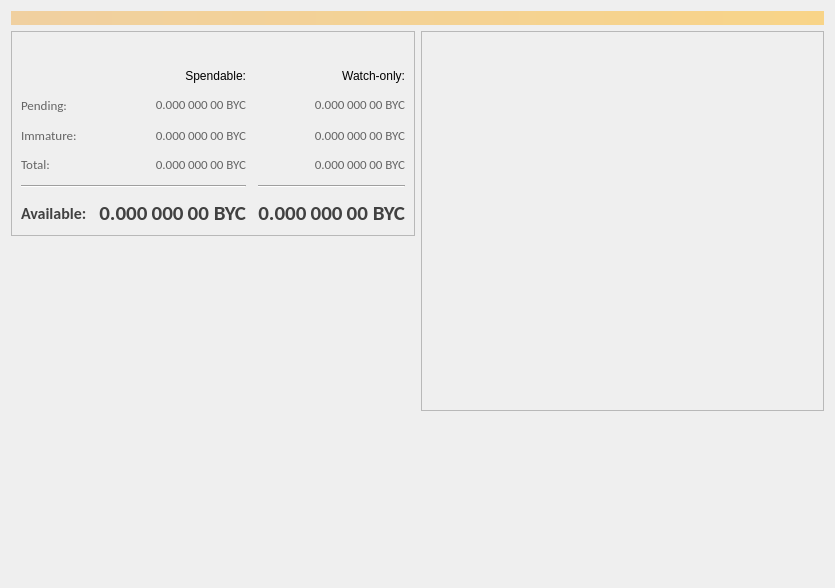
<?xml version="1.0" encoding="UTF-8"?>
<ui version="4.0">
 <class>OverviewPage</class>
 <widget class="QLabel" name="OverviewPage">
  <property name="enabled">
   <bool>true</bool>
  </property>
  <property name="geometry">
   <rect>
    <x>0</x>
    <y>0</y>
    <width>835</width>
    <height>588</height>
   </rect>
  </property>
  <property name="tabletTracking">
   <bool>false</bool>
  </property>
  <property name="acceptDrops">
   <bool>false</bool>
  </property>
  <property name="windowTitle">
   <string>Form</string>
  </property>
  <property name="autoFillBackground">
   <bool>false</bool>
  </property>
  <property name="styleSheet">
   <string notr="true"/>
  </property>
  <property name="pixmap">
   <pixmap resource="../bitcoin.qrc">:/icons/overview_background</pixmap>
  </property>
  <property name="scaledContents">
   <bool>true</bool>
  </property>
  <property name="wordWrap">
   <bool>true</bool>
  </property>
  <layout class="QVBoxLayout" name="topLayout">
   <item>
    <widget class="QLabel" name="labelAlerts">
     <property name="visible">
      <bool>false</bool>
     </property>
     <property name="styleSheet">
      <string notr="true">QLabel { background-color: qlineargradient(x1: 0, y1: 0, x2: 1, y2: 0, stop:0 #F0D0A0, stop:1 #F8D488); color:#000000; }</string>
     </property>
     <property name="wordWrap">
      <bool>true</bool>
     </property>
     <property name="margin">
      <number>3</number>
     </property>
     <property name="textInteractionFlags">
      <set>Qt::TextSelectableByMouse</set>
     </property>
    </widget>
   </item>
   <item>
    <layout class="QHBoxLayout" name="horizontalLayout" stretch="1,1">
     <item>
      <layout class="QVBoxLayout" name="verticalLayout_2">
       <item>
        <widget class="QFrame" name="frame">
         <property name="frameShape">
          <enum>QFrame::StyledPanel</enum>
         </property>
         <property name="frameShadow">
          <enum>QFrame::Raised</enum>
         </property>
         <layout class="QVBoxLayout" name="verticalLayout_4">
          <item>
           <layout class="QHBoxLayout" name="horizontalLayout_4">
            <item>
             <widget class="QLabel" name="label_5">
              <property name="font">
               <font>
                <weight>75</weight>
                <bold>true</bold>
               </font>
              </property>
              <property name="text">
               <string/>
              </property>
             </widget>
            </item>
            <item>
             <widget class="QPushButton" name="labelWalletStatus">
              <property name="enabled">
               <bool>true</bool>
              </property>
              <property name="maximumSize">
               <size>
                <width>30</width>
                <height>16777215</height>
               </size>
              </property>
              <property name="toolTip">
               <string>The displayed information may be out of date. Your wallet automatically synchronizes with the Byiness Coin - Digital Revelation network after a connection is established, but this process has not completed yet.</string>
              </property>
              <property name="text">
               <string/>
              </property>
              <property name="icon">
               <iconset resource="../bitcoin.qrc">
                <normaloff>:/icons/warning</normaloff>
                <disabledoff>:/icons/warning</disabledoff>:/icons/warning</iconset>
              </property>
              <property name="iconSize">
               <size>
                <width>24</width>
                <height>24</height>
               </size>
              </property>
              <property name="flat">
               <bool>true</bool>
              </property>
             </widget>
            </item>
            <item>
             <spacer name="horizontalSpacer_3">
              <property name="orientation">
               <enum>Qt::Horizontal</enum>
              </property>
              <property name="sizeHint" stdset="0">
               <size>
                <width>40</width>
                <height>20</height>
               </size>
              </property>
             </spacer>
            </item>
           </layout>
          </item>
          <item>
           <layout class="QGridLayout" name="gridLayout">
            <property name="spacing">
             <number>12</number>
            </property>
            <item row="2" column="2">
             <widget class="QLabel" name="labelWatchPending">
              <property name="font">
               <font>
                <family>Calibri</family>
                <pointsize>10</pointsize>
                <weight>50</weight>
                <bold>false</bold>
               </font>
              </property>
              <property name="cursor">
               <cursorShape>IBeamCursor</cursorShape>
              </property>
              <property name="toolTip">
               <string>Unconfirmed transactions to watch-only addresses</string>
              </property>
              <property name="styleSheet">
               <string notr="true">color: rgb(100, 100, 100);</string>
              </property>
              <property name="text">
               <string notr="true">0.000 000 00 BYC</string>
              </property>
              <property name="alignment">
               <set>Qt::AlignRight|Qt::AlignTrailing|Qt::AlignVCenter</set>
              </property>
              <property name="textInteractionFlags">
               <set>Qt::LinksAccessibleByMouse|Qt::TextSelectableByKeyboard|Qt::TextSelectableByMouse</set>
              </property>
             </widget>
            </item>
            <item row="3" column="2">
             <widget class="QLabel" name="labelWatchImmature">
              <property name="font">
               <font>
                <family>Calibri</family>
                <pointsize>10</pointsize>
                <weight>50</weight>
                <bold>false</bold>
               </font>
              </property>
              <property name="cursor">
               <cursorShape>IBeamCursor</cursorShape>
              </property>
              <property name="toolTip">
               <string>Mined balance in watch-only addresses that has not yet matured</string>
              </property>
              <property name="styleSheet">
               <string notr="true">color: rgb(100, 100, 100);</string>
              </property>
              <property name="text">
               <string notr="true">0.000 000 00 BYC</string>
              </property>
              <property name="alignment">
               <set>Qt::AlignRight|Qt::AlignTrailing|Qt::AlignVCenter</set>
              </property>
              <property name="textInteractionFlags">
               <set>Qt::LinksAccessibleByMouse|Qt::TextSelectableByKeyboard|Qt::TextSelectableByMouse</set>
              </property>
             </widget>
            </item>
            <item row="5" column="0" colspan="2">
             <widget class="Line" name="line">
              <property name="orientation">
               <enum>Qt::Horizontal</enum>
              </property>
             </widget>
            </item>
            <item row="3" column="0">
             <widget class="QLabel" name="labelImmatureText">
              <property name="font">
               <font>
                <family>Calibri</family>
                <pointsize>10</pointsize>
               </font>
              </property>
              <property name="styleSheet">
               <string notr="true">color: rgb(100, 100, 100);</string>
              </property>
              <property name="text">
               <string>Immature:</string>
              </property>
             </widget>
            </item>
            <item row="3" column="1">
             <widget class="QLabel" name="labelImmature">
              <property name="font">
               <font>
                <family>Calibri</family>
                <pointsize>10</pointsize>
                <weight>50</weight>
                <bold>false</bold>
               </font>
              </property>
              <property name="cursor">
               <cursorShape>IBeamCursor</cursorShape>
              </property>
              <property name="toolTip">
               <string>Mined balance that has not yet matured</string>
              </property>
              <property name="styleSheet">
               <string notr="true">color: rgb(100, 100, 100);</string>
              </property>
              <property name="text">
               <string notr="true">0.000 000 00 BYC</string>
              </property>
              <property name="alignment">
               <set>Qt::AlignRight|Qt::AlignTrailing|Qt::AlignVCenter</set>
              </property>
              <property name="textInteractionFlags">
               <set>Qt::LinksAccessibleByMouse|Qt::TextSelectableByKeyboard|Qt::TextSelectableByMouse</set>
              </property>
             </widget>
            </item>
            <item row="0" column="1">
             <widget class="QLabel" name="labelSpendable">
              <property name="text">
               <string>Spendable:</string>
              </property>
              <property name="alignment">
               <set>Qt::AlignRight|Qt::AlignTrailing|Qt::AlignVCenter</set>
              </property>
             </widget>
            </item>
            <item row="2" column="1">
             <widget class="QLabel" name="labelUnconfirmed">
              <property name="font">
               <font>
                <family>Calibri</family>
                <pointsize>10</pointsize>
                <weight>50</weight>
                <bold>false</bold>
               </font>
              </property>
              <property name="cursor">
               <cursorShape>IBeamCursor</cursorShape>
              </property>
              <property name="toolTip">
               <string>Total of transactions that have yet to be confirmed, and do not yet count toward the spendable balance</string>
              </property>
              <property name="styleSheet">
               <string notr="true">color: rgb(100, 100, 100);</string>
              </property>
              <property name="text">
               <string notr="true">0.000 000 00 BYC</string>
              </property>
              <property name="alignment">
               <set>Qt::AlignRight|Qt::AlignTrailing|Qt::AlignVCenter</set>
              </property>
              <property name="textInteractionFlags">
               <set>Qt::LinksAccessibleByMouse|Qt::TextSelectableByKeyboard|Qt::TextSelectableByMouse</set>
              </property>
             </widget>
            </item>
            <item row="5" column="2">
             <widget class="Line" name="lineWatchBalance">
              <property name="sizePolicy">
               <sizepolicy hsizetype="Preferred" vsizetype="Fixed">
                <horstretch>0</horstretch>
                <verstretch>0</verstretch>
               </sizepolicy>
              </property>
              <property name="minimumSize">
               <size>
                <width>140</width>
                <height>0</height>
               </size>
              </property>
              <property name="orientation">
               <enum>Qt::Horizontal</enum>
              </property>
             </widget>
            </item>
            <item row="4" column="0">
             <widget class="QLabel" name="labelTotalText">
              <property name="font">
               <font>
                <family>Calibri</family>
                <pointsize>10</pointsize>
               </font>
              </property>
              <property name="styleSheet">
               <string notr="true">color: rgb(100, 100, 100);</string>
              </property>
              <property name="text">
               <string>Total:</string>
              </property>
             </widget>
            </item>
            <item row="0" column="2">
             <widget class="QLabel" name="labelWatchonly">
              <property name="text">
               <string>Watch-only:</string>
              </property>
              <property name="alignment">
               <set>Qt::AlignRight|Qt::AlignTrailing|Qt::AlignVCenter</set>
              </property>
             </widget>
            </item>
            <item row="2" column="0">
             <widget class="QLabel" name="labelPendingText">
              <property name="font">
               <font>
                <family>Calibri</family>
                <pointsize>10</pointsize>
               </font>
              </property>
              <property name="styleSheet">
               <string notr="true">color: rgb(100, 100, 100);</string>
              </property>
              <property name="text">
               <string>Pending:</string>
              </property>
             </widget>
            </item>
            <item row="6" column="0">
             <widget class="QLabel" name="labelBalanceText">
              <property name="font">
               <font>
                <family>Calibri</family>
                <pointsize>12</pointsize>
                <weight>75</weight>
                <bold>true</bold>
               </font>
              </property>
              <property name="styleSheet">
               <string notr="true">color: rgb(65, 65, 65);</string>
              </property>
              <property name="text">
               <string>Available:</string>
              </property>
             </widget>
            </item>
            <item row="6" column="2">
             <widget class="QLabel" name="labelWatchAvailable">
              <property name="font">
               <font>
                <family>Calibri</family>
                <pointsize>16</pointsize>
                <weight>75</weight>
                <bold>true</bold>
               </font>
              </property>
              <property name="cursor">
               <cursorShape>IBeamCursor</cursorShape>
              </property>
              <property name="toolTip">
               <string>Your current balance in watch-only addresses</string>
              </property>
              <property name="styleSheet">
               <string notr="true">color: rgb(65, 65, 65);</string>
              </property>
              <property name="text">
               <string notr="true">0.000 000 00 BYC</string>
              </property>
              <property name="alignment">
               <set>Qt::AlignRight|Qt::AlignTrailing|Qt::AlignVCenter</set>
              </property>
              <property name="textInteractionFlags">
               <set>Qt::LinksAccessibleByMouse|Qt::TextSelectableByKeyboard|Qt::TextSelectableByMouse</set>
              </property>
             </widget>
            </item>
            <item row="6" column="1">
             <widget class="QLabel" name="labelBalance">
              <property name="font">
               <font>
                <family>Calibri</family>
                <pointsize>16</pointsize>
                <weight>75</weight>
                <bold>true</bold>
               </font>
              </property>
              <property name="cursor">
               <cursorShape>IBeamCursor</cursorShape>
              </property>
              <property name="toolTip">
               <string>Your current spendable balance</string>
              </property>
              <property name="styleSheet">
               <string notr="true">color: rgb(65, 65, 65);</string>
              </property>
              <property name="text">
               <string notr="true">0.000 000 00 BYC</string>
              </property>
              <property name="alignment">
               <set>Qt::AlignRight|Qt::AlignTrailing|Qt::AlignVCenter</set>
              </property>
              <property name="textInteractionFlags">
               <set>Qt::LinksAccessibleByMouse|Qt::TextSelectableByKeyboard|Qt::TextSelectableByMouse</set>
              </property>
             </widget>
            </item>
            <item row="2" column="3">
             <spacer name="horizontalSpacer_2">
              <property name="orientation">
               <enum>Qt::Horizontal</enum>
              </property>
              <property name="sizeHint" stdset="0">
               <size>
                <width>40</width>
                <height>20</height>
               </size>
              </property>
             </spacer>
            </item>
            <item row="4" column="1">
             <widget class="QLabel" name="labelTotal">
              <property name="font">
               <font>
                <family>Calibri</family>
                <pointsize>10</pointsize>
                <weight>50</weight>
                <bold>false</bold>
               </font>
              </property>
              <property name="cursor">
               <cursorShape>IBeamCursor</cursorShape>
              </property>
              <property name="toolTip">
               <string>Your current total balance</string>
              </property>
              <property name="styleSheet">
               <string notr="true">color: rgb(100, 100, 100);</string>
              </property>
              <property name="text">
               <string notr="true">0.000 000 00 BYC</string>
              </property>
              <property name="alignment">
               <set>Qt::AlignRight|Qt::AlignTrailing|Qt::AlignVCenter</set>
              </property>
              <property name="textInteractionFlags">
               <set>Qt::LinksAccessibleByMouse|Qt::TextSelectableByKeyboard|Qt::TextSelectableByMouse</set>
              </property>
             </widget>
            </item>
            <item row="4" column="2">
             <widget class="QLabel" name="labelWatchTotal">
              <property name="font">
               <font>
                <family>Calibri</family>
                <pointsize>10</pointsize>
                <weight>50</weight>
                <bold>false</bold>
               </font>
              </property>
              <property name="cursor">
               <cursorShape>IBeamCursor</cursorShape>
              </property>
              <property name="toolTip">
               <string>Current total balance in watch-only addresses</string>
              </property>
              <property name="styleSheet">
               <string notr="true">color: rgb(100, 100, 100);</string>
              </property>
              <property name="text">
               <string notr="true">0.000 000 00 BYC</string>
              </property>
              <property name="alignment">
               <set>Qt::AlignRight|Qt::AlignTrailing|Qt::AlignVCenter</set>
              </property>
              <property name="textInteractionFlags">
               <set>Qt::LinksAccessibleByMouse|Qt::TextSelectableByKeyboard|Qt::TextSelectableByMouse</set>
              </property>
             </widget>
            </item>
           </layout>
          </item>
         </layout>
        </widget>
       </item>
       <item>
        <spacer name="verticalSpacer">
         <property name="orientation">
          <enum>Qt::Vertical</enum>
         </property>
         <property name="sizeHint" stdset="0">
          <size>
           <width>20</width>
           <height>40</height>
          </size>
         </property>
        </spacer>
       </item>
      </layout>
     </item>
     <item>
      <layout class="QVBoxLayout" name="verticalLayout_3">
       <item>
        <widget class="QFrame" name="frame_2">
         <property name="frameShape">
          <enum>QFrame::StyledPanel</enum>
         </property>
         <property name="frameShadow">
          <enum>QFrame::Raised</enum>
         </property>
         <layout class="QVBoxLayout" name="verticalLayout">
          <item>
           <layout class="QHBoxLayout" name="horizontalLayout_2">
            <item>
             <widget class="QLabel" name="label_4">
              <property name="font">
               <font>
                <weight>75</weight>
                <bold>true</bold>
               </font>
              </property>
              <property name="text">
               <string/>
              </property>
             </widget>
            </item>
            <item>
             <widget class="QPushButton" name="labelTransactionsStatus">
              <property name="enabled">
               <bool>true</bool>
              </property>
              <property name="maximumSize">
               <size>
                <width>30</width>
                <height>16777215</height>
               </size>
              </property>
              <property name="toolTip">
               <string>The displayed information may be out of date. Your wallet automatically synchronizes with the Byiness Coin - Digital Revelation network after a connection is established, but this process has not completed yet.</string>
              </property>
              <property name="text">
               <string/>
              </property>
              <property name="icon">
               <iconset resource="../bitcoin.qrc">
                <normaloff>:/icons/warning</normaloff>
                <disabledoff>:/icons/warning</disabledoff>:/icons/warning</iconset>
              </property>
              <property name="iconSize">
               <size>
                <width>24</width>
                <height>24</height>
               </size>
              </property>
              <property name="flat">
               <bool>true</bool>
              </property>
             </widget>
            </item>
            <item>
             <spacer name="horizontalSpacer">
              <property name="orientation">
               <enum>Qt::Horizontal</enum>
              </property>
              <property name="sizeHint" stdset="0">
               <size>
                <width>40</width>
                <height>20</height>
               </size>
              </property>
             </spacer>
            </item>
           </layout>
          </item>
          <item>
           <spacer name="horizontalSpacer_6">
            <property name="orientation">
             <enum>Qt::Horizontal</enum>
            </property>
            <property name="sizeHint" stdset="0">
             <size>
              <width>40</width>
              <height>20</height>
             </size>
            </property>
           </spacer>
          </item>
          <item>
           <spacer name="horizontalSpacer_7">
            <property name="orientation">
             <enum>Qt::Horizontal</enum>
            </property>
            <property name="sizeHint" stdset="0">
             <size>
              <width>40</width>
              <height>20</height>
             </size>
            </property>
           </spacer>
          </item>
          <item>
           <spacer name="horizontalSpacer_4">
            <property name="orientation">
             <enum>Qt::Horizontal</enum>
            </property>
            <property name="sizeHint" stdset="0">
             <size>
              <width>40</width>
              <height>20</height>
             </size>
            </property>
           </spacer>
          </item>
          <item>
           <spacer name="horizontalSpacer_5">
            <property name="orientation">
             <enum>Qt::Horizontal</enum>
            </property>
            <property name="sizeHint" stdset="0">
             <size>
              <width>40</width>
              <height>20</height>
             </size>
            </property>
           </spacer>
          </item>
          <item>
           <spacer name="horizontalSpacer_8">
            <property name="orientation">
             <enum>Qt::Horizontal</enum>
            </property>
            <property name="sizeHint" stdset="0">
             <size>
              <width>40</width>
              <height>20</height>
             </size>
            </property>
           </spacer>
          </item>
          <item>
           <spacer name="horizontalSpacer_9">
            <property name="orientation">
             <enum>Qt::Horizontal</enum>
            </property>
            <property name="sizeHint" stdset="0">
             <size>
              <width>40</width>
              <height>20</height>
             </size>
            </property>
           </spacer>
          </item>
          <item>
           <spacer name="horizontalSpacer_10">
            <property name="orientation">
             <enum>Qt::Horizontal</enum>
            </property>
            <property name="sizeHint" stdset="0">
             <size>
              <width>40</width>
              <height>20</height>
             </size>
            </property>
           </spacer>
          </item>
          <item>
           <widget class="QListView" name="listTransactions">
            <property name="styleSheet">
             <string notr="true">QListView { background: transparent; }</string>
            </property>
            <property name="frameShape">
             <enum>QFrame::NoFrame</enum>
            </property>
            <property name="verticalScrollBarPolicy">
             <enum>Qt::ScrollBarAlwaysOff</enum>
            </property>
            <property name="horizontalScrollBarPolicy">
             <enum>Qt::ScrollBarAlwaysOff</enum>
            </property>
            <property name="selectionMode">
             <enum>QAbstractItemView::NoSelection</enum>
            </property>
           </widget>
          </item>
         </layout>
        </widget>
       </item>
       <item>
        <spacer name="verticalSpacer_2">
         <property name="orientation">
          <enum>Qt::Vertical</enum>
         </property>
         <property name="sizeHint" stdset="0">
          <size>
           <width>20</width>
           <height>40</height>
          </size>
         </property>
        </spacer>
       </item>
      </layout>
     </item>
    </layout>
   </item>
  </layout>
 </widget>
 <resources>
  <include location="../bitcoin.qrc"/>
 </resources>
 <connections/>
</ui>
